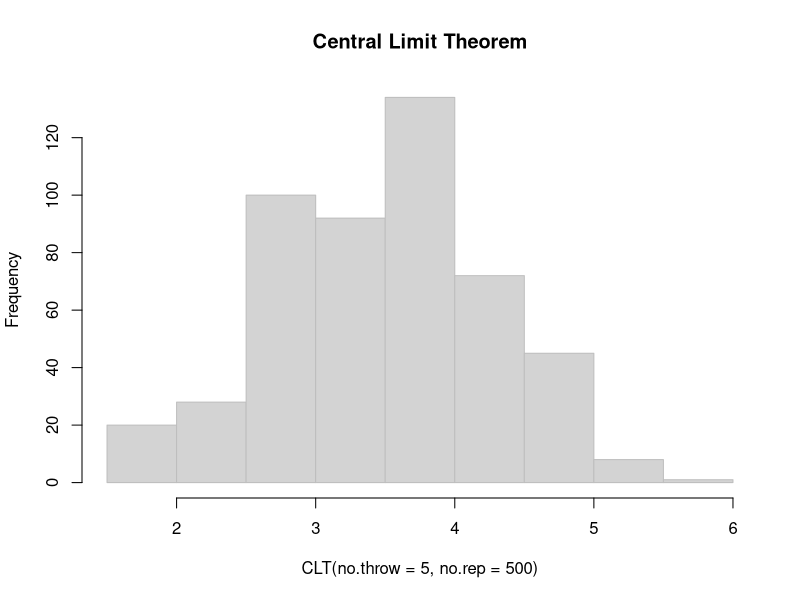
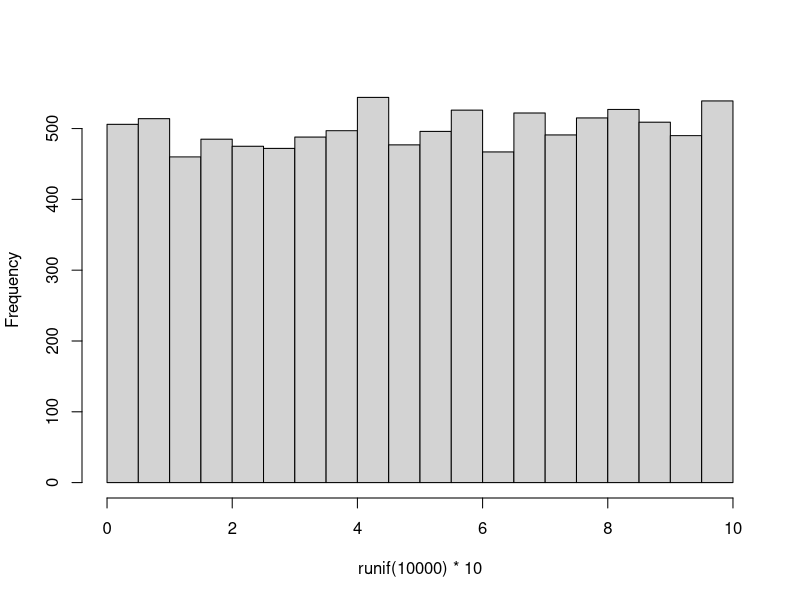
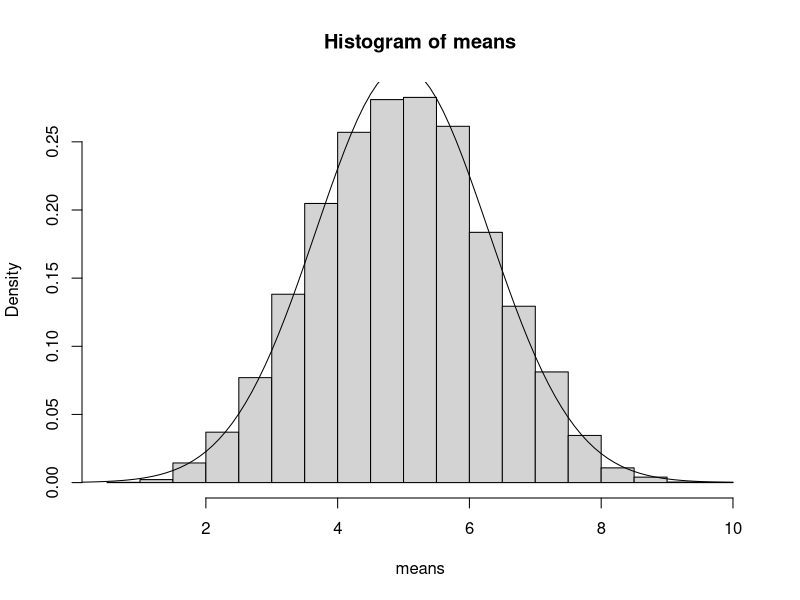

R code for these plots, in order:
# number of dice rolls

CLT <- function(no.throw = 5, no.rep = 500) {
  exp.res <- matrix(sample(1:6, no.throw * no.rep, replace = T), ncol = no.throw, byrow = T)
  
  # return(apply(exp.res, 1, mean))
  return(rowMeans(exp.res))
}
hist(CLT(no.throw = 5, no.rep = 500), nclass = 6, col = "light grey", border = "grey", main = "Central Limit Theorem")

# uniform distribution

hist(runif(10000)*10, main="")
means <- numeric(10000)
for (i in 1:10000){
  means[i] <- mean(runif(5)*10)
}
hist(means, freq=FALSE)
mean(means)
sd(means)
xv <- seq(0, 10, 0.1)
yv <- dnorm(xv, mean=mean(means), sd=sd(means))
lines(xv, yv)

